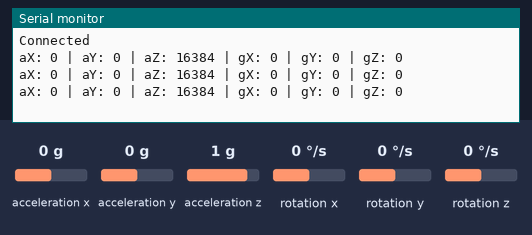
The sketch below on a simulated Arduino Uno, built with avr-gcc and run on an emulated ATmega328P. Shown: the last lines printed to the serial monitor. The test bench sets the inputs (shaded band); at power-on: acceleration x 0 g, acceleration y 0 g, acceleration z 1 g, rotation x 0 °/s, rotation y 0 °/s, rotation z 0 °/s.

Above: at 1.2 s.
1.3 s: acceleration x set to -1.4 g
At 1.9 s:
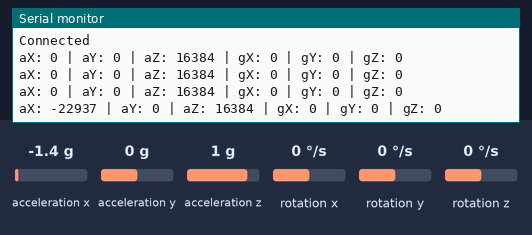
2.8 s: acceleration y set to -1.4 g
At 3.4 s:
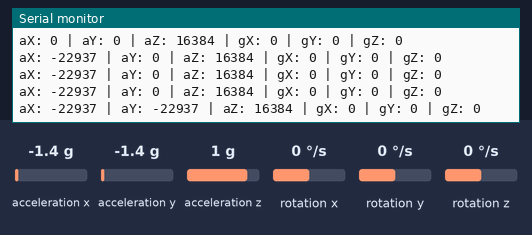
4.3 s: acceleration z set to -1.4 g
At 5.0 s:
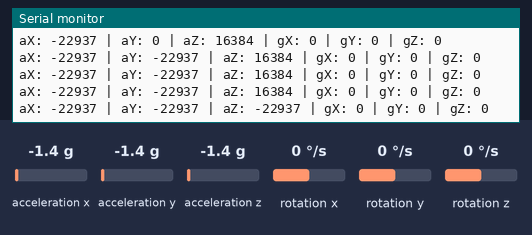
5.8 s: rotation x set to -192 °/s
At 6.5 s:
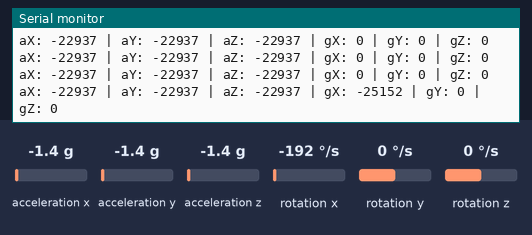
7.3 s: rotation y set to -192 °/s
At 8.0 s:
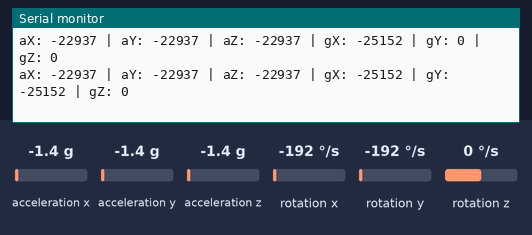

Measured:
- after the input at 1.3 s, the serial monitor: prints a new line after 0.22 s (image 1)
- after the input at 2.8 s, the serial monitor: prints a new line after 0.23 s (image 2)
- after the input at 4.3 s, the serial monitor: prints a new line after 0.25 s (image 3)
- after the input at 5.8 s, the serial monitor: prints a new line after 0.26 s (image 4)
- after the input at 7.3 s, the serial monitor: prints a new line after 0.28 s (image 5)

The sketch:

Comp208_Scaling_Magnetometer_test_code.ino
```cpp
#include <Wire.h>
#include <MPU6050.h>
MPU6050 sensor;
void setup() {
  Serial.begin(9600);
  Wire.begin();
  sensor.initialize();

  if (sensor.testConnection())
  { Serial.println("Connected");
  } else
  { Serial.println("Failed to connect");
  }

  } void loop() { int16_t ax, ay, az; int16_t gx, gy, gz;
  sensor.getMotion6(&ax, &ay, &az, &gx, &gy, &gz);
  Serial.print("aX: ");
  Serial.print(ax);
  Serial.print(" | aY: ");
  Serial.print(ay);
  Serial.print(" | aZ: ");
  Serial.print(az);
  Serial.print(" | gX: ");
  Serial.print(gx);
  Serial.print(" | gY: ");
  Serial.print(gy);
  Serial.print(" | gZ: ");
   Serial.print(gz);
   Serial.println();
   delay(500);
  }
```
